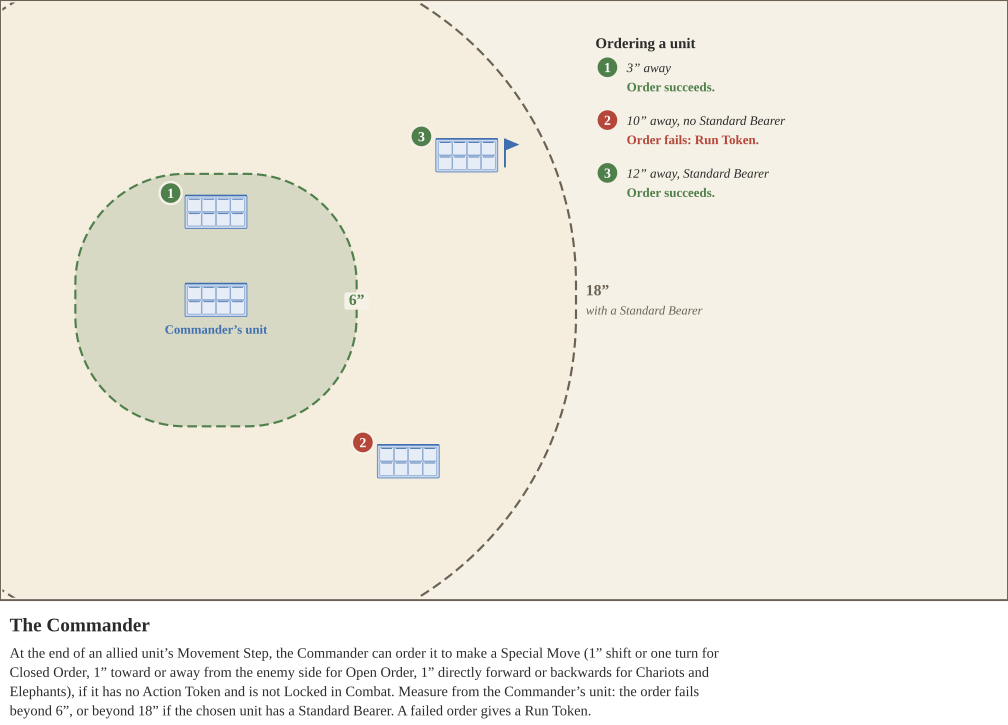

Reproduce this figure in Python.
from style import *
import math
W, H = 420, 250
s = SVG(W, H, 'The Commander', [
    'At the end of an allied unit’s Movement Step, the Commander can order it to make a Special Move (1” shift or one turn for Closed',
    'Order, 1” toward or away from the enemy side for Open Order, 1” directly forward or backwards for Chariots and Elephants), if it has',
    'no Action Token and is not Locked in Combat. Measure from the Commander’s unit: the order fails beyond 6”, or beyond 18” if the',
    'chosen unit has a Standard Bearer. A failed order gives a Run Token.'])
s.panel(0, 0, W, H)
s.add(f'<defs><clipPath id="cpanel"><rect x="1" y="1" width="{W-2}" height="{H-2}"/></clipPath></defs>')
k = 0.3
tw, td = (4 * 20 + 2 * B) * k, (2 * 20 + 2 * B) * k        # a 2 x 4 tray at this scale
cx, cy = 90, 125


def halo(x, y, t, size, col, anchor='middle', italic=False, bold=False, bg=None):
    """Text on a small backing box so it reads cleanly where it sits on a zone line."""
    w = len(t) * size * (0.56 if bold else 0.5) + 3
    x0 = {'middle': x - w / 2, 'start': x - 1.5, 'end': x - w + 1.5}[anchor]
    s.add(f'<rect x="{x0:.1f}" y="{y - size * 0.8:.1f}" width="{w:.1f}" height="{size * 1.1:.1f}" rx="1" fill="{bg or C["paper"]}"/>')
    s.text(x, y, t, size, col, anchor, italic=italic, bold=bold)


def zone(r_in, col, fill):
    r = r_in * IN * k
    s.add(f'<rect x="{cx - tw/2 - r:.1f}" y="{cy - td/2 - r:.1f}" width="{tw + 2*r:.1f}" height="{td + 2*r:.1f}" rx="{r:.1f}" '
          f'fill="{fill}" fill-opacity="0.18" stroke="{col}" stroke-width="0.9" stroke-dasharray="4 2" clip-path="url(#cpanel)"/>')
    return cx + tw / 2 + r                                   # x of the zone's right-hand edge


x18 = zone(18, C['line'], C['gold'])
x6 = zone(6, C['green'], C['green'])


def small_tray(x, y):
    s.add(f'<g transform="translate({x:.1f},{y:.1f}) scale({k})">'); s.tray(0, 0, 2, 4, 0, 'blue'); s.add('</g>')


def badge(x, y, n, col):
    s.add(f'<circle cx="{x:.1f}" cy="{y:.1f}" r="4.6" fill="{col}" stroke="{C["paper"]}" stroke-width="1"/>')
    s.text(x, y + 2, str(n), 5.8, '#fff', bold=True)


# Commander's unit
small_tray(cx, cy)
s.text(cx, cy + 14, 'Commander’s unit', 5.3, C['blue'], bold=True)

# Zone labels, sitting on each zone's right-hand edge
halo(x6, cy + 2, '6”', 6.5, C['green'], bold=True)
s.text(x18 + 4, cy - 2, '18”', 6.5, C['line'], 'start', bold=True)
s.text(x18 + 4, cy + 6, 'with a Standard Bearer', 5.2, C['line'], 'start', italic=True)

# Example units: centre placed along a bearing so the nearest tray edges are exactly `dist` inches apart
def gap(dx, dy):
    return math.hypot(max(0, abs(dx) - tw), max(0, abs(dy) - td))


def place(dist, ang):
    a = math.radians(ang); lo, hi = 0, 400
    for _ in range(60):
        m = (lo + hi) / 2
        if gap(m * math.cos(a), m * math.sin(a)) < dist * IN * k: lo = m
        else: hi = m
    return cx + lo * math.cos(a), cy + lo * math.sin(a)


def flag(x, y):
    fx = x + tw / 2 + 3
    s.add(f'<line x1="{fx:.1f}" y1="{y+5:.1f}" x2="{fx:.1f}" y2="{y-7:.1f}" stroke="{C["blue"]}" stroke-width="0.8"/>'
          f'<path d="M{fx:.1f},{y-7:.1f} l6,2.5 l-6,2.5 z" fill="{C["blue"]}"/>')


units = [
    (place(3, -90), 1, C['green'], False),     # straight ahead, well inside 6"
    (place(10, 40), 2, C['red'], False),       # outside 6", inside 18", no Standard Bearer
    (place(12, -30), 3, C['green'], True),     # inside 18" with a Standard Bearer
]
for (x, y), n, col, sb in units:
    small_tray(x, y)
    if sb: flag(x, y)
    badge(x - tw / 2 - 6, y - td / 2 - 1, n, col)

# Key, in the open space beyond the 18" zone
kx, ky = x18 + 16, 30
s.text(kx - 8, ky - 10, 'Ordering a unit', 6.2, C['ink'], 'start', bold=True)
key = [(1, C['green'], '3” away', 'Order succeeds.'),
       (2, C['red'], '10” away, no Standard Bearer', 'Order fails: Run Token.'),
       (3, C['green'], '12” away, Standard Bearer', 'Order succeeds.')]
for i, (n, col, a, b) in enumerate(key):
    y = ky + i * 22
    badge(kx - 3, y - 2, n, col)
    s.text(kx + 5, y, a, 5.4, C['ink'], 'start', italic=True)
    s.text(kx + 5, y + 8, b, 5.4, col, 'start', bold=True)
print(s.save('commander.svg'))
